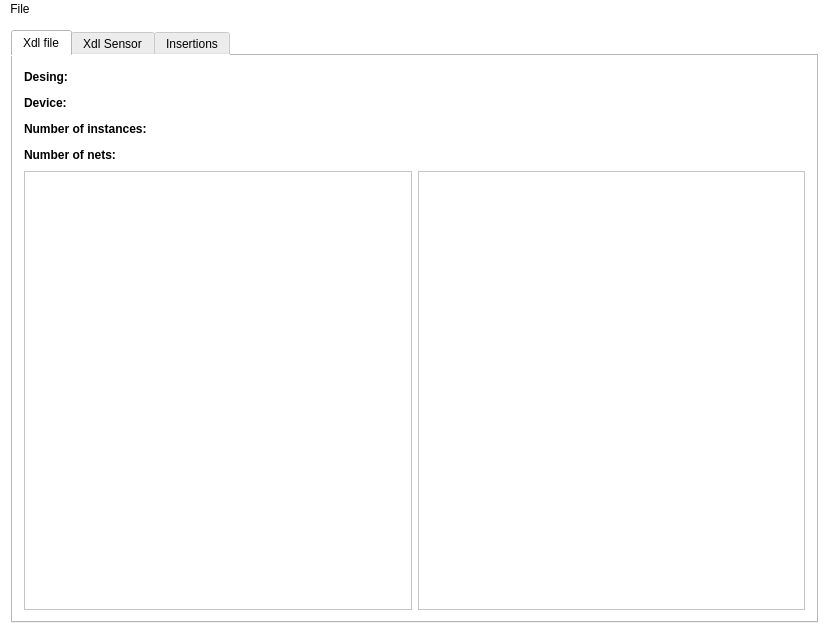
<?xml version="1.0" encoding="UTF-8"?>
<ui version="4.0">
 <class>MainWindow</class>
 <widget class="QMainWindow" name="MainWindow">
  <property name="geometry">
   <rect>
    <x>0</x>
    <y>0</y>
    <width>829</width>
    <height>634</height>
   </rect>
  </property>
  <property name="font">
   <font>
    <pointsize>12</pointsize>
   </font>
  </property>
  <property name="windowTitle">
   <string>Aging Research</string>
  </property>
  <property name="styleSheet">
   <string notr="true">background-color:white</string>
  </property>
  <widget class="QWidget" name="centralWidget">
   <layout class="QGridLayout" name="gridLayout">
    <item row="0" column="0">
     <widget class="QTabWidget" name="tabWidget">
      <property name="styleSheet">
       <string notr="true">background-color:white</string>
      </property>
      <property name="currentIndex">
       <number>0</number>
      </property>
      <widget class="QWidget" name="tab">
       <attribute name="title">
        <string>Xdl file</string>
       </attribute>
       <layout class="QGridLayout" name="gridLayout_2">
        <item row="0" column="0">
         <layout class="QHBoxLayout" name="horizontalLayout_5">
          <item>
           <widget class="QLabel" name="label_3">
            <property name="font">
             <font>
              <weight>75</weight>
              <bold>true</bold>
             </font>
            </property>
            <property name="text">
             <string>Desing:</string>
            </property>
           </widget>
          </item>
          <item>
           <widget class="QLabel" name="labelDesign">
            <property name="font">
             <font>
              <weight>75</weight>
              <bold>true</bold>
             </font>
            </property>
            <property name="text">
             <string/>
            </property>
           </widget>
          </item>
          <item>
           <spacer name="horizontalSpacer_4">
            <property name="orientation">
             <enum>Qt::Horizontal</enum>
            </property>
            <property name="sizeHint" stdset="0">
             <size>
              <width>40</width>
              <height>20</height>
             </size>
            </property>
           </spacer>
          </item>
         </layout>
        </item>
        <item row="2" column="0">
         <layout class="QHBoxLayout" name="horizontalLayout_3">
          <item>
           <widget class="QLabel" name="label_4">
            <property name="font">
             <font>
              <weight>75</weight>
              <bold>true</bold>
             </font>
            </property>
            <property name="text">
             <string>Number of instances:</string>
            </property>
           </widget>
          </item>
          <item>
           <widget class="QLabel" name="labelNumInstances">
            <property name="font">
             <font>
              <weight>75</weight>
              <bold>true</bold>
             </font>
            </property>
            <property name="text">
             <string/>
            </property>
           </widget>
          </item>
          <item>
           <spacer name="horizontalSpacer_2">
            <property name="orientation">
             <enum>Qt::Horizontal</enum>
            </property>
            <property name="sizeHint" stdset="0">
             <size>
              <width>40</width>
              <height>20</height>
             </size>
            </property>
           </spacer>
          </item>
         </layout>
        </item>
        <item row="4" column="1">
         <layout class="QVBoxLayout" name="verticalLayout_2">
          <item>
           <widget class="QListWidget" name="lwSlices"/>
          </item>
         </layout>
        </item>
        <item row="1" column="0">
         <layout class="QHBoxLayout" name="horizontalLayout_2">
          <item>
           <widget class="QLabel" name="label_2">
            <property name="font">
             <font>
              <weight>75</weight>
              <bold>true</bold>
             </font>
            </property>
            <property name="text">
             <string>Device:</string>
            </property>
           </widget>
          </item>
          <item>
           <widget class="QLabel" name="labelDeviceName">
            <property name="font">
             <font>
              <weight>75</weight>
              <bold>true</bold>
             </font>
            </property>
            <property name="text">
             <string/>
            </property>
           </widget>
          </item>
          <item>
           <spacer name="horizontalSpacer">
            <property name="orientation">
             <enum>Qt::Horizontal</enum>
            </property>
            <property name="sizeHint" stdset="0">
             <size>
              <width>40</width>
              <height>20</height>
             </size>
            </property>
           </spacer>
          </item>
         </layout>
        </item>
        <item row="4" column="0">
         <layout class="QVBoxLayout" name="verticalLayout">
          <item>
           <widget class="QListWidget" name="lwInstances"/>
          </item>
         </layout>
        </item>
        <item row="3" column="0">
         <layout class="QHBoxLayout" name="horizontalLayout_4">
          <item>
           <widget class="QLabel" name="label_6">
            <property name="font">
             <font>
              <weight>75</weight>
              <bold>true</bold>
             </font>
            </property>
            <property name="text">
             <string>Number of nets:</string>
            </property>
           </widget>
          </item>
          <item>
           <widget class="QLabel" name="labelNumNets">
            <property name="font">
             <font>
              <weight>75</weight>
              <bold>true</bold>
             </font>
            </property>
            <property name="text">
             <string/>
            </property>
           </widget>
          </item>
          <item>
           <spacer name="horizontalSpacer_3">
            <property name="orientation">
             <enum>Qt::Horizontal</enum>
            </property>
            <property name="sizeHint" stdset="0">
             <size>
              <width>40</width>
              <height>20</height>
             </size>
            </property>
           </spacer>
          </item>
         </layout>
        </item>
       </layout>
      </widget>
      <widget class="QWidget" name="XdlSensor">
       <attribute name="title">
        <string>Xdl Sensor</string>
       </attribute>
       <layout class="QGridLayout" name="gridLayout_3">
        <item row="2" column="0">
         <layout class="QHBoxLayout" name="horizontalLayout_14">
          <item>
           <widget class="QLabel" name="label_15">
            <property name="font">
             <font>
              <weight>75</weight>
              <bold>true</bold>
             </font>
            </property>
            <property name="text">
             <string>Number of instances:</string>
            </property>
           </widget>
          </item>
          <item>
           <widget class="QLabel" name="labelNumInstancesSensor">
            <property name="font">
             <font>
              <weight>75</weight>
              <bold>true</bold>
             </font>
            </property>
            <property name="text">
             <string/>
            </property>
           </widget>
          </item>
          <item>
           <spacer name="horizontalSpacer_13">
            <property name="orientation">
             <enum>Qt::Horizontal</enum>
            </property>
            <property name="sizeHint" stdset="0">
             <size>
              <width>40</width>
              <height>20</height>
             </size>
            </property>
           </spacer>
          </item>
         </layout>
        </item>
        <item row="4" column="0">
         <layout class="QVBoxLayout" name="verticalLayout_4">
          <item>
           <widget class="QListWidget" name="lwInstancesSensor"/>
          </item>
         </layout>
        </item>
        <item row="0" column="0">
         <layout class="QHBoxLayout" name="horizontalLayout_13">
          <item>
           <widget class="QLabel" name="label_14">
            <property name="font">
             <font>
              <weight>75</weight>
              <bold>true</bold>
             </font>
            </property>
            <property name="text">
             <string>Desing:</string>
            </property>
           </widget>
          </item>
          <item>
           <widget class="QLabel" name="labelDesignSensor">
            <property name="font">
             <font>
              <weight>75</weight>
              <bold>true</bold>
             </font>
            </property>
            <property name="text">
             <string/>
            </property>
           </widget>
          </item>
          <item>
           <spacer name="horizontalSpacer_12">
            <property name="orientation">
             <enum>Qt::Horizontal</enum>
            </property>
            <property name="sizeHint" stdset="0">
             <size>
              <width>40</width>
              <height>20</height>
             </size>
            </property>
           </spacer>
          </item>
         </layout>
        </item>
        <item row="1" column="0">
         <layout class="QHBoxLayout" name="horizontalLayout_15">
          <item>
           <widget class="QLabel" name="label_16">
            <property name="font">
             <font>
              <weight>75</weight>
              <bold>true</bold>
             </font>
            </property>
            <property name="text">
             <string>Device:</string>
            </property>
           </widget>
          </item>
          <item>
           <widget class="QLabel" name="labelDeviceNameSensor">
            <property name="font">
             <font>
              <weight>75</weight>
              <bold>true</bold>
             </font>
            </property>
            <property name="text">
             <string/>
            </property>
           </widget>
          </item>
          <item>
           <spacer name="horizontalSpacer_14">
            <property name="orientation">
             <enum>Qt::Horizontal</enum>
            </property>
            <property name="sizeHint" stdset="0">
             <size>
              <width>40</width>
              <height>20</height>
             </size>
            </property>
           </spacer>
          </item>
         </layout>
        </item>
        <item row="3" column="0">
         <layout class="QHBoxLayout" name="horizontalLayout_12">
          <item>
           <widget class="QLabel" name="label_13">
            <property name="font">
             <font>
              <weight>75</weight>
              <bold>true</bold>
             </font>
            </property>
            <property name="text">
             <string>Number of nets:</string>
            </property>
           </widget>
          </item>
          <item>
           <widget class="QLabel" name="labelNumNetsSensor">
            <property name="font">
             <font>
              <weight>75</weight>
              <bold>true</bold>
             </font>
            </property>
            <property name="text">
             <string/>
            </property>
           </widget>
          </item>
          <item>
           <spacer name="horizontalSpacer_11">
            <property name="orientation">
             <enum>Qt::Horizontal</enum>
            </property>
            <property name="sizeHint" stdset="0">
             <size>
              <width>40</width>
              <height>20</height>
             </size>
            </property>
           </spacer>
          </item>
         </layout>
        </item>
        <item row="4" column="1">
         <layout class="QVBoxLayout" name="verticalLayout_3">
          <item>
           <widget class="QListWidget" name="lwSlicesSensor"/>
          </item>
         </layout>
        </item>
       </layout>
      </widget>
      <widget class="QWidget" name="tab_2">
       <attribute name="title">
        <string>Insertions</string>
       </attribute>
       <widget class="QListWidget" name="lwInsertLogs">
        <property name="geometry">
         <rect>
          <x>10</x>
          <y>50</y>
          <width>571</width>
          <height>321</height>
         </rect>
        </property>
       </widget>
       <widget class="QWidget" name="layoutWidget">
        <property name="geometry">
         <rect>
          <x>10</x>
          <y>10</y>
          <width>571</width>
          <height>31</height>
         </rect>
        </property>
        <layout class="QHBoxLayout" name="horizontalLayout">
         <item>
          <widget class="QComboBox" name="cbInsertXdlInstances">
           <property name="sizeAdjustPolicy">
            <enum>QComboBox::AdjustToContents</enum>
           </property>
          </widget>
         </item>
         <item>
          <widget class="QComboBox" name="cbInsertSensorInstances">
           <property name="sizeAdjustPolicy">
            <enum>QComboBox::AdjustToContents</enum>
           </property>
          </widget>
         </item>
         <item>
          <widget class="QPushButton" name="insertSensor">
           <property name="text">
            <string>Insert Sensor</string>
           </property>
          </widget>
         </item>
        </layout>
       </widget>
      </widget>
     </widget>
    </item>
   </layout>
  </widget>
  <widget class="QMenuBar" name="menuBar">
   <property name="geometry">
    <rect>
     <x>0</x>
     <y>0</y>
     <width>829</width>
     <height>22</height>
    </rect>
   </property>
   <widget class="QMenu" name="menuFile">
    <property name="title">
     <string>File</string>
    </property>
    <addaction name="menuOpenXdl"/>
    <addaction name="menuOpenXdlSensor"/>
   </widget>
   <addaction name="menuFile"/>
  </widget>
  <action name="menuOpenXdl">
   <property name="text">
    <string>Open Xdl file</string>
   </property>
  </action>
  <action name="menuOpenXdlSensor">
   <property name="text">
    <string>Open Sensor Xdl</string>
   </property>
  </action>
  <action name="menuInsertSensor">
   <property name="text">
    <string>Insert sensor</string>
   </property>
  </action>
 </widget>
 <layoutdefault spacing="6" margin="11"/>
 <resources/>
 <connections/>
</ui>
